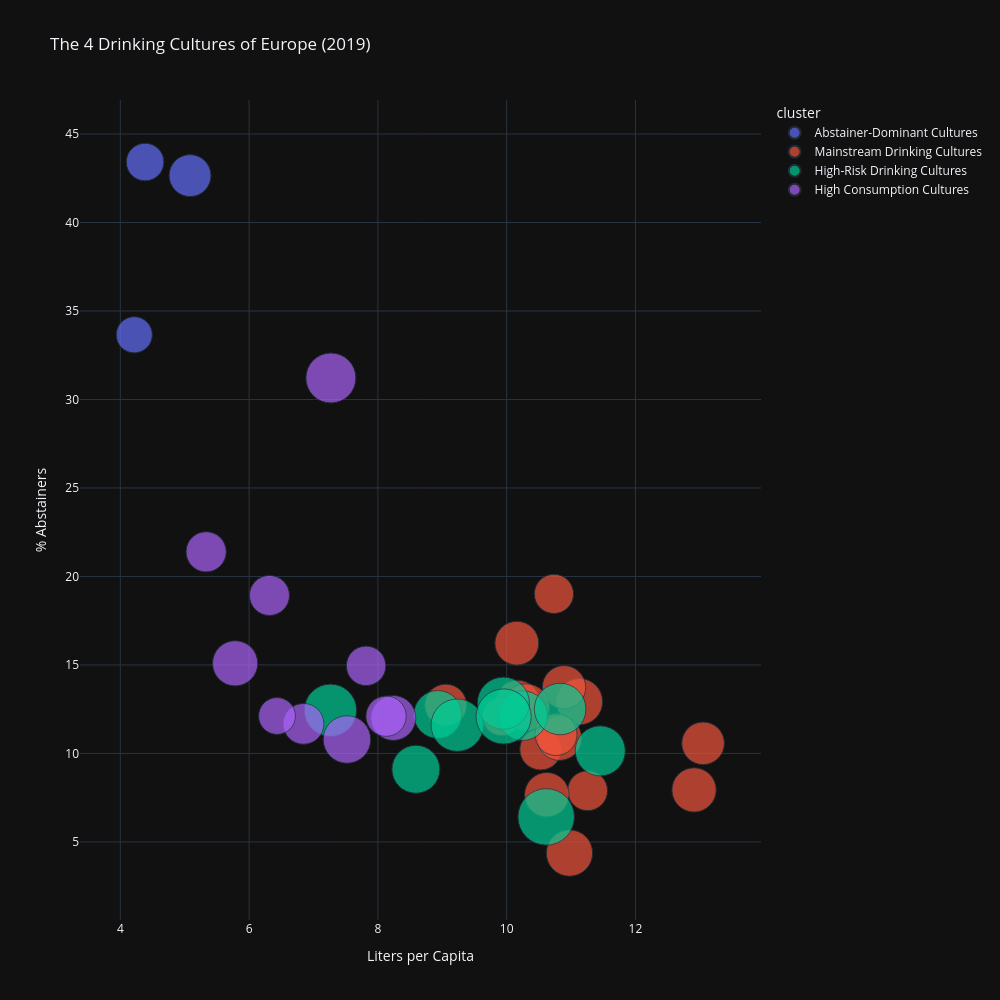

Notebook source saved alongside this figure:
### Code cell
fig_bubble = px.scatter(cluster_df,
                        x='liters/capita',
                        y='abstention_rate',
                        size='prevalence',
                        color='cluster',
                        hover_name='location',
                        title='The 4 Drinking Cultures of Europe (2019)',
                        template='plotly_dark',
                        width=1000,
                        height=1000,
                        size_max=40,                # controls max bubble size
                        labels={'liters/capita': 'Liters per Capita',
                                'abstention_rate': '% Abstainers',
                                'prevalence': 'Prevalence (Disorders)'})

fig_bubble.show()

### Figure 1 — Plotly figure (JSON) as saved in the notebook; plotly's stock layout.template omitted (floating-point values rounded to 4 significant figures)
{"data": [{"hovertemplate": "<b>%{hovertext}</b><br><br>cluster=Abstainer-Dominant Cultures<br>Liters per Capita=%{x}<br>% Abstainers=%{y}<br>Prevalence (Disorders)=%{marker.size}<extra></extra>", "hovertext": ["Albania", "Bosnia and Herzegovina", "North Macedonia"], "legendgroup": "Abstainer-Dominant Cultures", "marker": {"color": "#636efa", "size": [0.02014, 0.02709, 0.02183], "sizemode": "area", "sizeref": 3.08e-05, "symbol": "circle"}, "mode": "markers", "name": "Abstainer-Dominant Cultures", "orientation": "v", "showlegend": true, "type": "scatter", "x": [4.217, 5.083, 4.385], "xaxis": "x", "y": [33.65, 42.65, 43.42], "yaxis": "y"}, {"hovertemplate": "<b>%{hovertext}</b><br><br>cluster=Mainstream Drinking Cultures<br>Liters per Capita=%{x}<br>% Abstainers=%{y}<br>Prevalence (Disorders)=%{marker.size}<extra></extra>", "hovertext": ["Andorra", "Bulgaria", "Croatia", "Czechia", "Estonia", "France", "Germany", "Hungary", "Latvia", "Lithuania", "Luxembourg", "Republic of Moldova", "Romania", "Slovakia", "Slovenia", "Spain"], "legendgroup": "Mainstream Drinking Cultures", "marker": {"color": "#EF553B", "size": [0.02664, 0.02376, 0.02968, 0.02807, 0.02457, 0.03322, 0.03056, 0.02906, 0.03032, 0.03055, 0.0332, 0.02712, 0.02714, 0.02941, 0.03423, 0.02306], "sizemode": "area", "sizeref": 3.08e-05, "symbol": "circle"}, "mode": "markers", "name": "Mainstream Drinking Cultures", "orientation": "v", "showlegend": true, "type": "scatter", "x": [10.53, 10.73, 10.16, 13.05, 11.26, 11.13, 10.82, 10.89, 12.91, 10.62, 10.97, 9.054, 10.77, 10.17, 10.3, 9.923], "xaxis": "x", "y": [10.24, 19.01, 16.23, 10.57, 7.896, 12.93, 10.86, 13.74, 7.94, 7.666, 4.372, 12.73, 11.07, 12.91, 12.6, 12.1], "yaxis": "y"}, {"hovertemplate": "<b>%{hovertext}</b><br><br>cluster=High-Risk Drinking Cultures<br>Liters per Capita=%{x}<br>% Abstainers=%{y}<br>Prevalence (Disorders)=%{marker.size}<extra></extra>", "hovertext": ["Austria", "Belarus", "Belgium", "Denmark", "Ireland", "Poland", "Portugal", "Sweden", "Switzerland", "United Kingdom"], "legendgroup": "High-Risk Drinking Cultures", "marker": {"color": "#00cc96", "size": [0.03876, 0.0379, 0.03546, 0.04249, 0.04928, 0.04103, 0.04192, 0.04224, 0.03548, 0.04698], "sizemode": "area", "sizeref": 3.08e-05, "symbol": "circle"}, "mode": "markers", "name": "High-Risk Drinking Cultures", "orientation": "v", "showlegend": true, "type": "scatter", "x": [11.45, 10.25, 8.93, 9.233, 10.61, 10.83, 9.948, 7.263, 8.59, 9.953], "xaxis": "x", "y": [10.14, 12.14, 12.2, 11.6, 6.412, 12.51, 12.84, 12.44, 9.106, 12.09], "yaxis": "y"}, {"hovertemplate": "<b>%{hovertext}</b><br><br>cluster=High Consumption Cultures<br>Liters per Capita=%{x}<br>% Abstainers=%{y}<br>Prevalence (Disorders)=%{marker.size}<extra></extra>", "hovertext": ["Cyprus", "Finland", "Greece", "Iceland", "Italy", "Malta", "Netherlands", "Norway", "Russian Federation", "Ukraine"], "legendgroup": "High Consumption Cultures", "marker": {"color": "#ab63fa", "size": [0.02495, 0.03113, 0.02475, 0.03488, 0.02411, 0.02566, 0.02511, 0.02097, 0.03859, 0.03155], "sizemode": "area", "sizeref": 3.08e-05, "symbol": "circle"}, "mode": "markers", "name": "High Consumption Cultures", "orientation": "v", "showlegend": true, "type": "scatter", "x": [5.333, 8.24, 6.316, 7.52, 7.817, 6.845, 8.127, 6.433, 7.27, 5.783], "xaxis": "x", "y": [21.39, 12.0, 18.93, 10.79, 14.95, 11.67, 12.1, 12.12, 31.22, 15.09], "yaxis": "y"}], "layout": {"height": 1000, "legend": {"itemsizing": "constant", "title": {"text": "cluster"}, "tracegroupgap": 0}, "title": {"text": "The 4 Drinking Cultures of Europe (2019)"}, "width": 1000, "xaxis": {"anchor": "y", "domain": [0, 1], "title": {"text": "Liters per Capita"}}, "yaxis": {"anchor": "x", "domain": [0, 1], "title": {"text": "% Abstainers"}}}}
